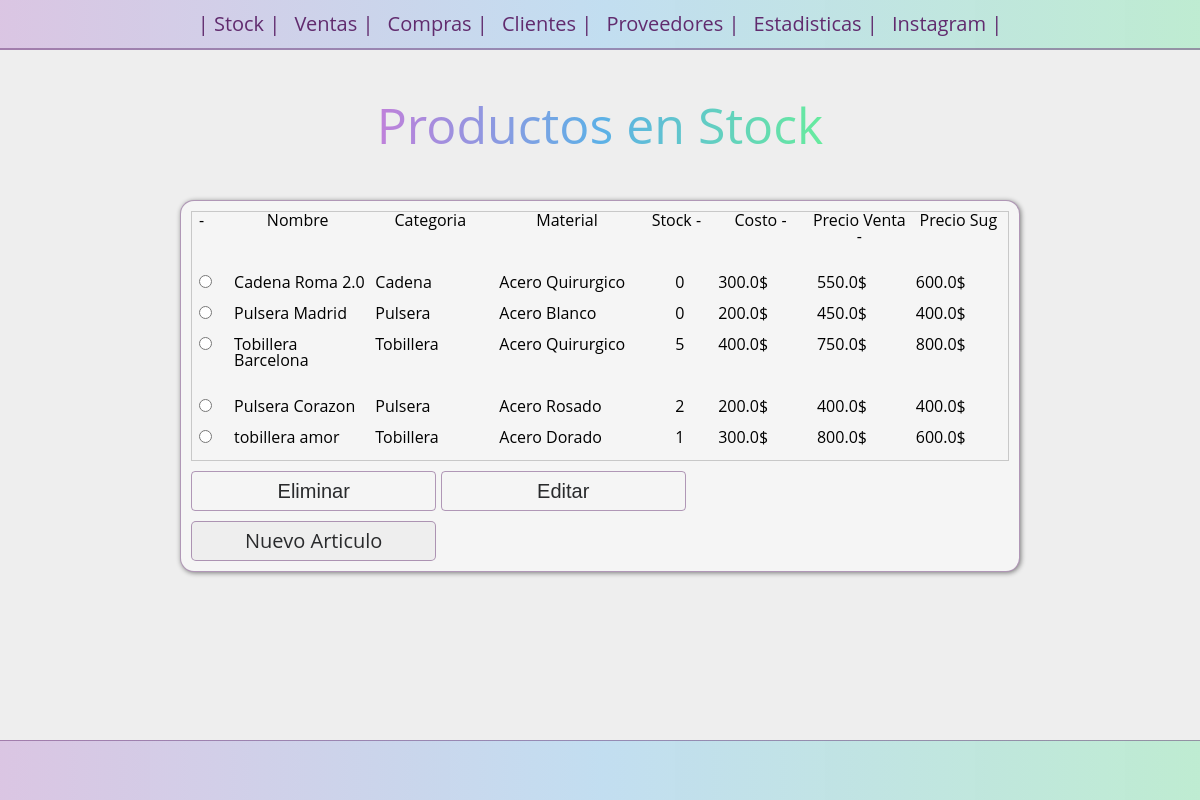
The page /stock/ on the database as committed earlier.
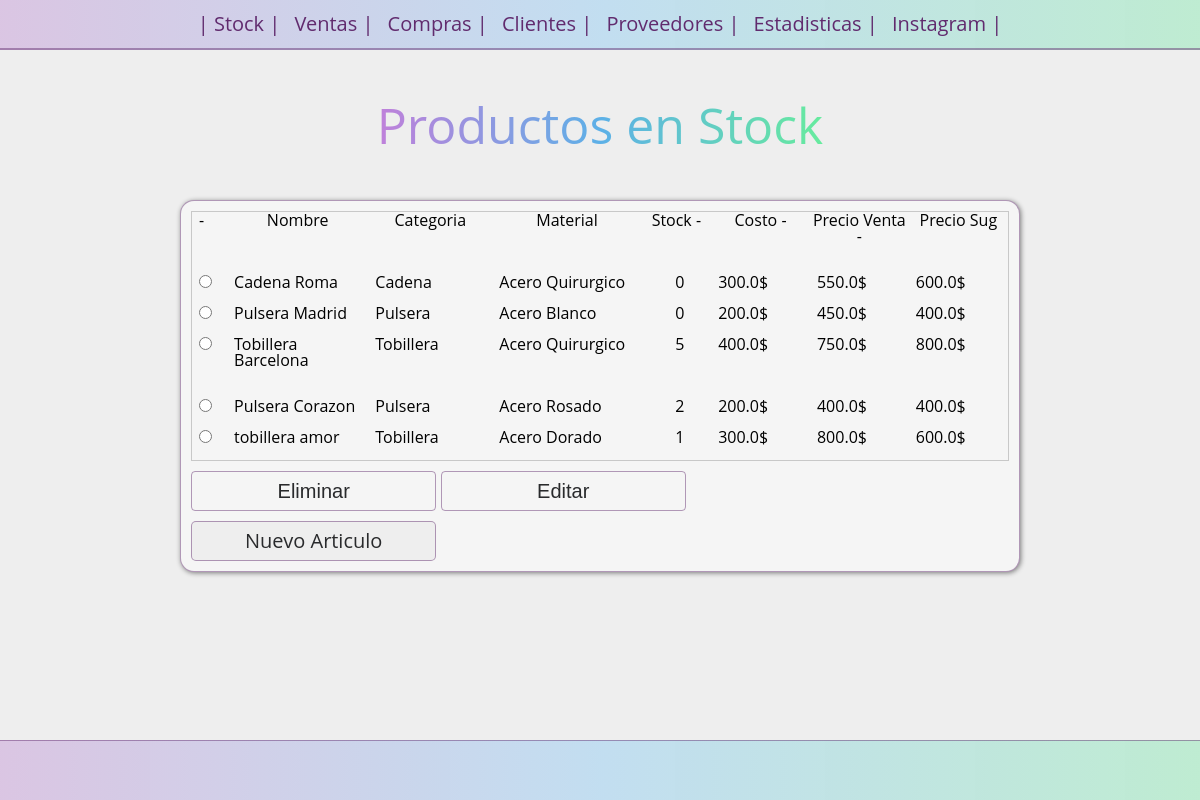
The same page on the database as committed later.
### stock/models.py (models this page shows, shortened)
class Product(models.Model):
    name = models.CharField(max_length=200)
    category = models.CharField(max_length=50)
    material = models.CharField(max_length=50)
    price = models.FloatField(default=0)
    stock = models.IntegerField(default=0)
    sug_price = models.FloatField(default=price)
    sell_price = models.FloatField(default= sug_price)

### stock/views.py (the view)
# urls.py: path("",  views.index, name= "index"),
def index(request):
    product_list = Product.objects.all()
    return render(request, "stock/index.html",{
        'product_list' : product_list
    })

### stock/templates/stock/index.html (shortened to what this page needs)
{% load static %}
<!DOCTYPE html>
<html lang="es">
<head>
    <link rel="stylesheet" href="{% static 'stock/reset.css' %}">
    <link rel="stylesheet" href="{% static 'stock/style_g.css' %}">
</head>
<body>
    {% if product_list %}
        <header>
            <nav>
                <ul class="main-nav">
                    <li><a href="{% url 'stock:index'%}">| Stock</a></li>
                    <li><a href="#">Ventas</a></li>
                    <li><a href="#">Compras</a></li>
                    <li><a href="#">Clientes</a></li>
                    <li><a href="#">Proveedores</a></li>
                    <li><a href="#">Estadisticas</a></li>
                    <li><a href="https://www.instagram.com/foreverglam.ya/?hl=es">Instagram</a></li>
                </ul>
            </nav>
            <h1 class="titulo">Productos en Stock</h1>
        </header>
        <main>
        <form action="{% url 'stock:update_or_delete'%}" method="post" class="main-form">
            <div class="table-container">
                <table class="main-table">
                    <tr>
                    <td >-</td>
                    <th id="nombre"><strong>Nombre </strong></th>
                    <th ><strong> Categoria </strong></th>
                    <th ><strong> Material </strong></th>
                    <th ><strong> Stock -</strong></th>
                    <th ><strong> Costo - </strong></th>
                    <th ><strong> Precio Venta - </strong></th>
                    <th ><strong> Precio Sug </strong></th>
                    </tr>
                    {% for choice in product_list  %}
                            <tr class="main-table__row">
                            <td><input
                                type="radio"
                                name="choice"
                                id="choice{{ forloop.counter }}"
                                value="{{choice.id}}"></td>
                            <label for="choice{{ forloop.counter }}">
                                <td>{{choice.name}}</td>
                                <td>{{choice.category}}</td>
                                <td>{{choice.material}}</td>
                                <td class="td-stock">{{choice.stock}}</td>
                                <td>{{choice.price}}$</td>
                                <td>{{choice.sell_price}}$ </td>
                                <td>{{choice.sug_price}}$</td>
                                </tr>
                    {% endfor %}
                </table>
            </div>
            <input type="submit" name="action" value="Eliminar">
            <input type="submit" name="action" value="Editar">
            <a href="{% url 'stock:new'%}" class="button_grillo" >Nuevo Articulo</a>
        </form>
        </main>
    {% else %}
        <p>No elements are available.</p>
    {% endif %}
    <footer>
    </footer>
</body>

Rows that differ between the two databases and show on the page:
changed Product "Cadena": name "Cadena Roma 2.0" → "Cadena Roma"
